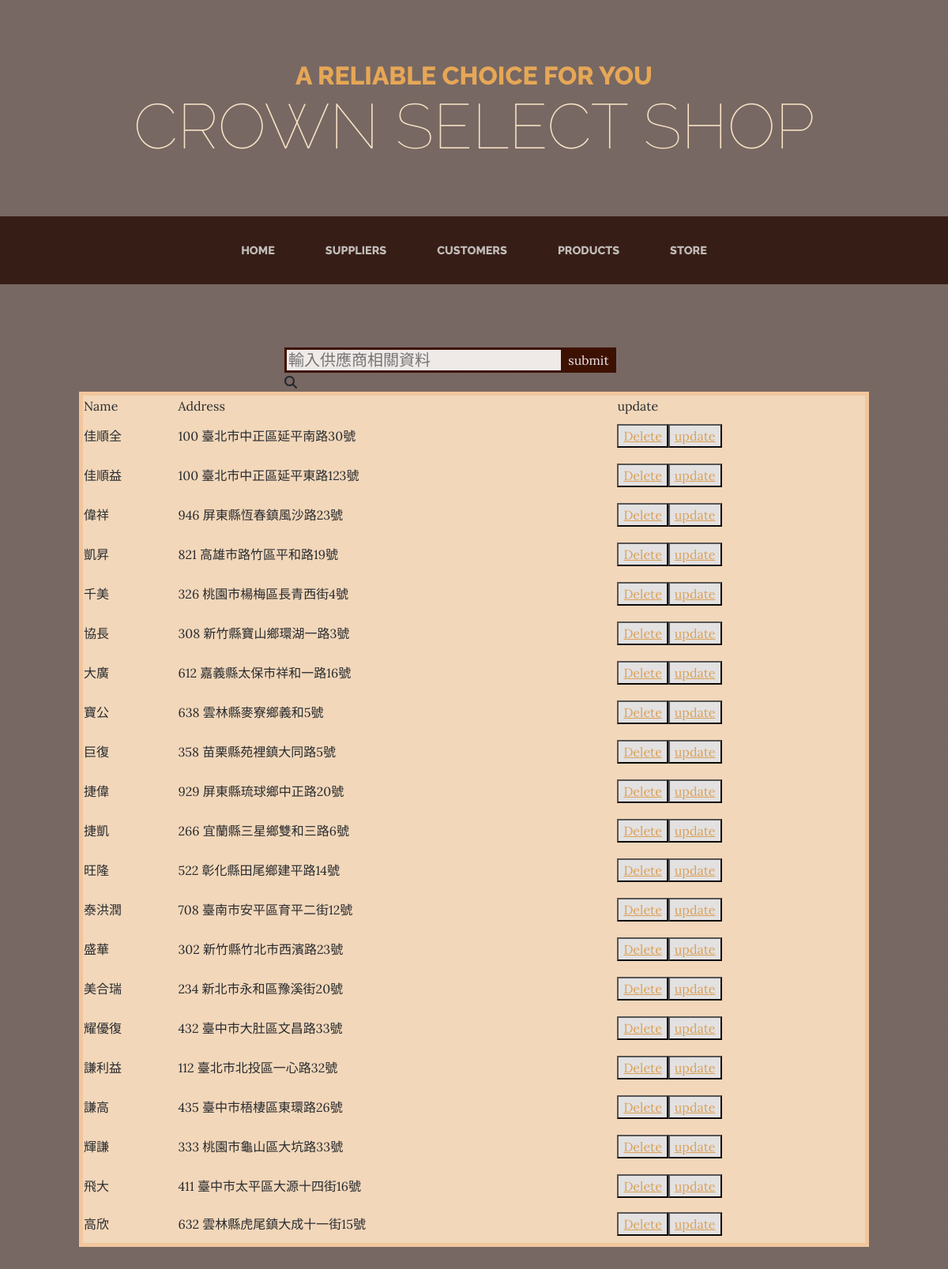
The page /search_Supplier.php on the database its author committed.
### tables this page shows
CREATE TABLE `Suppliers` (
  `name` varchar(5) NOT NULL,
  `address` varchar(25) NOT NULL
);

### search_Supplier.php (the view, shortened to what this page needs)
<!DOCTYPE html>
<html lang="en">
    <head>
        <link href="css/styles.css" rel="stylesheet" />
    </head>
    <body>
        <header>
            <h1 class="site-heading text-center text-faded d-none d-lg-block">
                <span class="site-heading-upper text-primary mb-3">A reliable choice for you</span>
                <span class="site-heading-lower">Crown select shop</span>
            </h1>
        </header>
        <nav class="navbar navbar-expand-lg navbar-dark py-lg-4" id="mainNav">
            <div class="container">
                <div class="collapse navbar-collapse" id="navbarSupportedContent">
                    <ul class="navbar-nav mx-auto">
                    <li class="nav-item px-lg-4"><a class="nav-link text-uppercase" href="index.php">Home</a></li>
                        <li class="nav-item px-lg-4"><a class="nav-link text-uppercase" href="suppliers.php">Suppliers</a></li>
                        <li class="nav-item px-lg-4"><a class="nav-link text-uppercase" href="customers.php">Customers</a></li>
                        <li class="nav-item px-lg-4"><a class="nav-link text-uppercase" href="products.php">Products</a></li>
                        <li class="nav-item px-lg-4"><a class="nav-link text-uppercase" href="store.php">Store</a></li>
                    </ul>
                </div>
            </div>
        </nav>
        <div class="wrap">
                    <div class="search">
                        <form action='search_Supplier.php' method='POST'>
                            <input class="search-bar" type="text" name="search" id="search" placeholder="輸入供應商相關資料">
                            <input type="submit" value="submit" class="search-btn"><i class="fas fa-search"></i></button>
                        </form>
                </div>
        <section class="page-section about-heading">
            <div class="container">
                <cENTER>
                <?php
                    require("DBconn.php");
                    $search=$_POST['search'];
                    $SQL="SELECT * FROM Suppliers WHERE name LIKE '%$search%' OR address LIKE '%$search%' ";
                    if($result=mysqli_query($link, $SQL)){
                        echo "<table calss='main' border='1' width=1000px style='border:5px #FFD1A4 solid;background-color:Bisque;filter:alpha(opacity=95);opacity:0.9; border='2'>";
                        echo "<thead align='left'><td>Name</td><td>Address</td><td>update</td></thead>";
                        while($row=mysqli_fetch_assoc($result)){
                            echo "<tbody align='left'>";
                            echo "<tr align='left'>";
                            echo "<td height='50px' align='left'>".$row["name"]."</td>
                            <td align='left'>".$row["address"]."</td>
                            <td class='main'><button><a href='deleteSupplier.php?name=".$row["name"]."'>Delete</a></button><button><a href='updateSupplier.php?name=".$row["name"]."'>update</a></button></td>";
                            echo "</tr>";
                            echo "</tbody>";
                        }
                    }
                ?>
                </CENTER>
            </div>
        </section>
    </body>
</html>

### search_Supplier.php (style rules this page uses)
.search { position: relative; width: 35%; top:10%; left: 30%; float: left; }
.search-bar { width: 100%; height: 32px; font-size: 20px; border: 3px solid #3D1101; background-color: #efe9e7; }
.search-btn { width: 70px; height: 32px; background-color: #3D1101; color:#efe9e7; outline:none; border: 2px solid #3D1101; cursor: pointer; position: absolute; top: 0; right: 0; }

### rows shown on the page
suppliers: name "佳順全", address "100 臺北市中正區延平南路30號"
suppliers: name "佳順益", address "100 臺北市中正區延平東路123號"
suppliers: name "偉祥", address "946 屏東縣恆春鎮風沙路23號"
suppliers: name "凱昇", address "821 高雄市路竹區平和路19號"
suppliers: name "千美", address "326 桃園市楊梅區長青西街4號"
suppliers: name "協長", address "308 新竹縣寶山鄉環湖一路3號"
suppliers: name "大廣", address "612 嘉義縣太保市祥和一路16號"
suppliers: name "寶公", address "638 雲林縣麥寮鄉義和5號"
suppliers: name "巨復", address "358 苗栗縣苑裡鎮大同路5號"
suppliers: name "捷偉", address "929 屏東縣琉球鄉中正路20號"
suppliers: name "捷凱", address "266 宜蘭縣三星鄉雙和三路6號"
suppliers: name "旺隆", address "522 彰化縣田尾鄉建平路14號"
suppliers: name "泰洪潤", address "708 臺南市安平區育平二街12號"
suppliers: name "盛華", address "302 新竹縣竹北市西濱路23號"
suppliers: name "美合瑞", address "234 新北市永和區豫溪街20號"
suppliers: name "耀優復", address "432 臺中市大肚區文昌路33號"
suppliers: name "謙利益", address "112 臺北市北投區一心路32號"
suppliers: name "謙高", address "435 臺中市梧棲區東環路26號"
suppliers: name "輝謙", address "333 桃園市龜山區大坑路33號"
suppliers: name "飛大", address "411 臺中市太平區大源十四街16號"
suppliers: name "高欣", address "632 雲林縣虎尾鎮大成十一街15號"
